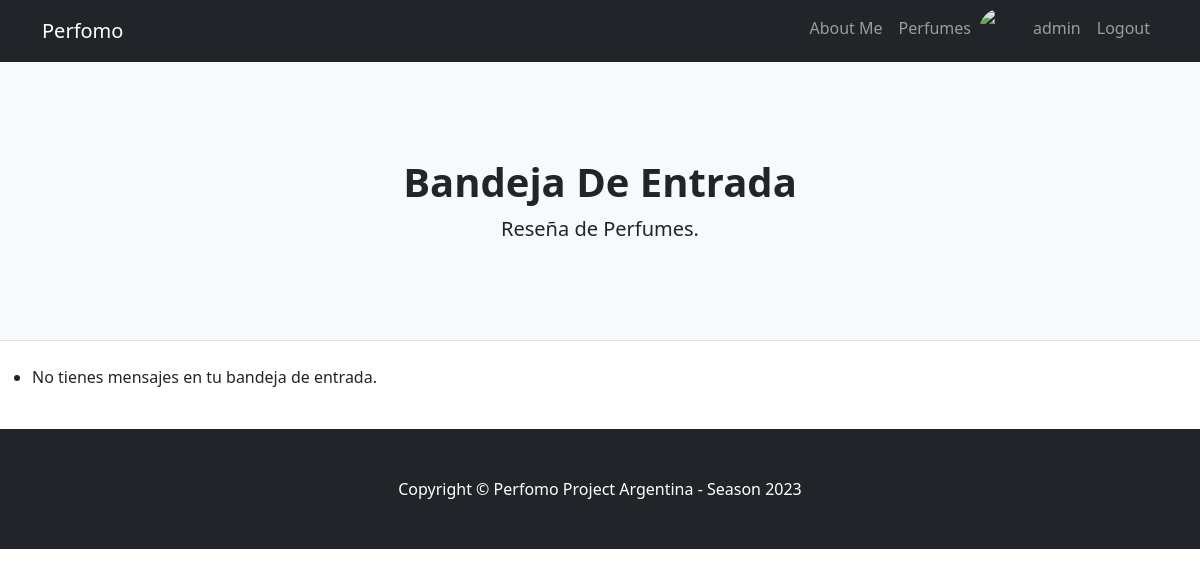
Page /AppBase/inbox/ (signed in) on the earlier database version.
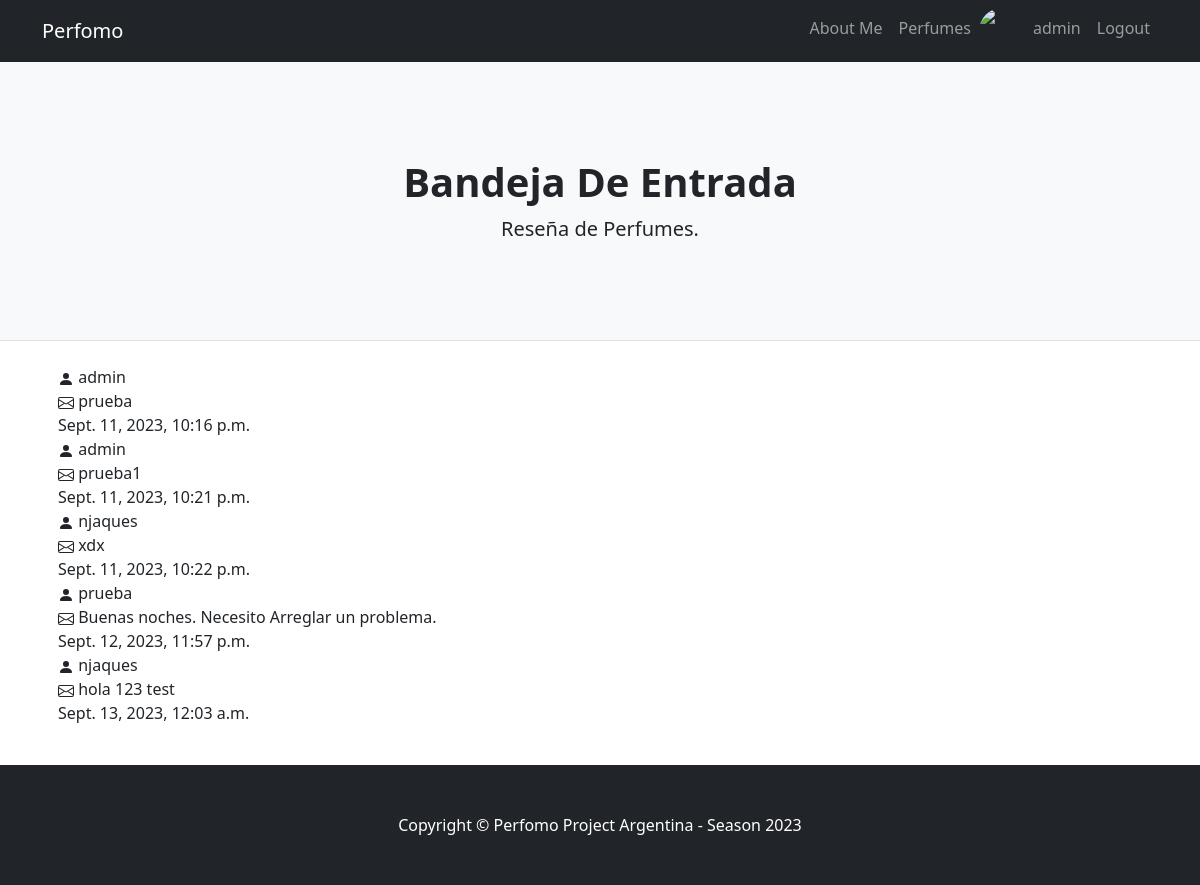
Same page on the later database version.
### AppBase/models.py (models this page shows, shortened)
class Mensaje(models.Model):
    sender = models.ForeignKey(User, on_delete=models.CASCADE, related_name='sent_messages')
    receiver = models.ForeignKey(User, on_delete=models.CASCADE, related_name='received_messages')
    content = models.TextField()
    timestamp = models.DateTimeField(auto_now_add=True)

### AppBase/views.py (the view)
# urls.py: path('inbox/', views.inbox, name='inbox'),
@login_required
def inbox(request):
    messages_received = Mensaje.objects.filter(receiver=request.user)
    return render(request, 'AppBase/inbox.html', {'messages_received': messages_received})

### AppBase/templates/AppBase/inbox.html (shortened to what this page needs)
{% extends "AppBase/padre.html" %}
{% load static %}
{% block titulo %} Bandeja De Entrada {% endblock %}
{% block contenido_que_cambia %}
<ul>
    {% for message in messages_received %}
        <li class="container list-inline">
            <svg xmlns="http://www.w3.org/2000/svg" width="16" height="16" fill="currentColor" class="bi bi-person-fill" viewBox="0 0 16 16">
                <path d="M3 14s-1 0-1-1 1-4 6-4 6 3 6 4-1 1-1 1H3Zm5-6a3 3 0 1 0 0-6 3 3 0 0 0 0 6Z"/>
            </svg>
            <strong> </strong> {{ message.sender.username }}<br>
            <strong> </strong> {{ message.content }}<br>
            <strong></strong> {{ message.timestamp }}
        </li>
    {% empty %}
        <li>No tienes mensajes en tu bandeja de entrada.</li>
    {% endfor %}
</ul>
    <br>
{% endblock %}

### AppBase/templates/AppBase/padre.html (shortened to what this page needs)
{% load static %}
<!DOCTYPE html>
<html lang="en">
<head>
    <link href='https://unpkg.com/boxicons@2.1.4/css/boxicons.min.css' rel='stylesheet'>
    <link href="{% static 'AppBase/css/styles.css' %}" rel="stylesheet"/>
</head>
<body>
    <nav class="navbar navbar-expand-lg navbar-dark bg-dark">
        <div class="container">
            <a class="navbar-brand" href="{% url 'inicio' %}">Perfomo</a>
            <div class="collapse navbar-collapse" id="navbarSupportedContent">
                <ul class="navbar-nav ms-auto mb-2 mb-lg-0">
                    <li class="nav-item"><a class="nav-link" href="{% url 'aboutMe' %}">About Me</a></li>
                    <li class="nav-item"><a class="nav-link" href="{% url 'listPublicaciones' %}">Perfumes</a></li>
                    {% if user.is_authenticated %}
                    <img class="rounded-circle" src="{{ avatar }}" alt="Avatar" style="width:46px;height:46px;"/>
                    <li class="nav-item"><a class="nav-link" href="{% url 'editarPerfil' %}">{{ user.username}} </a></li>
                    <li class="nav-item"><a class="nav-link" href="{% url 'logout' %}">Logout </a></li>
                    {% else %}
                    <li class="nav-item"><a class="nav-link" href="{% url 'login' %}">Login </a></li>
                    <li class="nav-item"><a class="nav-link" href="{% url 'register' %}">Register </a></li>
                    {% endif %}
                </ul>
            </div>
        </div>
    </nav>
    <header class="py-5 bg-light border-bottom mb-4">
        <div class="container">
            <div class="text-center my-5">
                <h1 class="fw-bolder">{% block titulo %}  {% endblock %}</h1>
                <p class="lead mb-0">Reseña de Perfumes.</p>
            </div>
        </div>
    </header>
    {% block contenido_que_cambia %}{% endblock %}
    <footer class="py-5 bg-dark">
        <div class="container"><p class="m-0 text-center text-white">Copyright &copy; Perfomo Project Argentina - Season 2023</p></div>
    </footer>
</body>
</html>

Differences in the rows shown:
added Mensaje: sender.username "admin", content "prueba", timestamp "Sept. 11, 2023, 10:16 p.m."
added Mensaje: sender.username "admin", content "prueba1", timestamp "Sept. 11, 2023, 10:21 p.m."
added Mensaje: sender.username "njaques", content "xdx", timestamp "Sept. 11, 2023, 10:22 p.m."
added Mensaje: sender.username "prueba", content "Buenas noches. Necesito Arreglar un problema.", timestamp "Sept. 12, 2023, 11:57 p.m."
added Mensaje: sender.username "njaques", content "hola 123 test", timestamp "Sept. 13, 2023, 12:03 a.m."
Other differences:
text no longer shown: "No tienes mensajes en tu bandeja de entrada."
